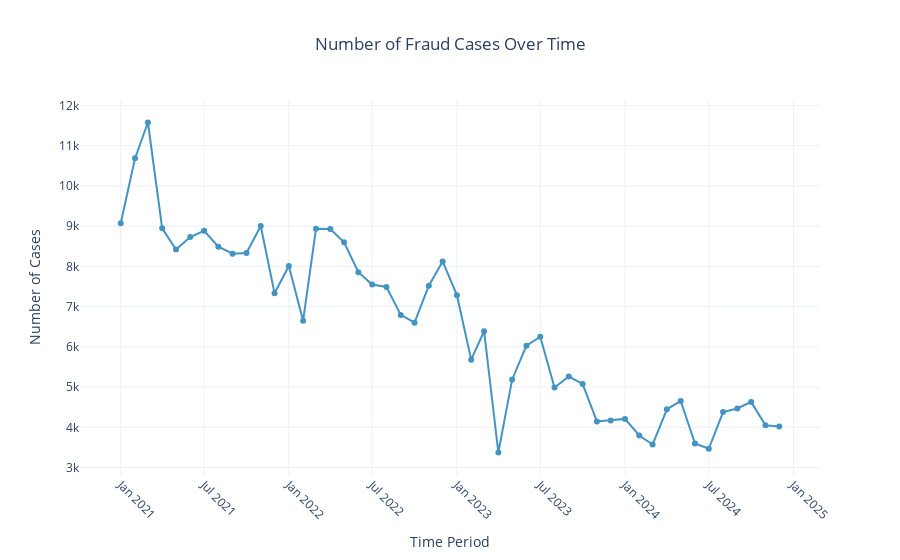

Source (notebook cell):
### Code cell
# 1. Number of fraud cases by year/month (Line Chart)
monthly_cases = df.groupby('YearMonth').size().reset_index()
monthly_cases.columns = ['YearMonth', 'Count']
monthly_cases['YearMonth'] = monthly_cases['YearMonth'].astype(str)

fig1 = go.Figure()

fig1.add_trace(go.Scatter(
    x=monthly_cases['YearMonth'],
    y=monthly_cases['Count'],
    mode='lines+markers',
    name='Number of Cases',
    line=dict(color='rgb(67, 147, 195)', width=2),
    marker=dict(size=6)
))

fig1.update_layout(
    title={
        'text': 'Number of Fraud Cases Over Time',
        'x': 0.5,
        'xanchor': 'center'
    },
    xaxis_title='Time Period',
    yaxis_title='Number of Cases',
    template='plotly_white',
    showlegend=False,
    plot_bgcolor='white',
    xaxis=dict(tickangle=45)
)

fig1.show()

### Figure 1 — Plotly figure (JSON) as saved in the notebook; plotly's stock layout.template omitted (floating-point values rounded to 4 significant figures)
{"data": [{"line": {"color": "rgb(67, 147, 195)", "width": 2}, "marker": {"size": 6}, "mode": "lines+markers", "name": "Number of Cases", "type": "scatter", "x": ["2021-01", "2021-02", "2021-03", "2021-04", "2021-05", "2021-06", "2021-07", "2021-08", "2021-09", "2021-10", "2021-11", "2021-12", "2022-01", "2022-02", "2022-03", "2022-04", "2022-05", "2022-06", "2022-07", "2022-08", "2022-09", "2022-10", "2022-11", "2022-12", "2023-01", "2023-02", "2023-03", "2023-04", "2023-05", "2023-06", "2023-07", "2023-08", "2023-09", "2023-10", "2023-11", "2023-12", "2024-01", "2024-02", "2024-03", "2024-04", "2024-05", "2024-06", "2024-07", "2024-08", "2024-09", "2024-10", "2024-11", "2024-12"], "y": [9071, 10687, 11576, 8945, 8420, 8730, 8885, 8488, 8314, 8332, 9002, 7332, 8008, 6648, 8934, 8928, 8600, 7856, 7551, 7489, 6794, 6601, 7520, 8124, 7284, 5682, 6388, 3374, 5190, 6030, 6251, 4991, 5262, 5078, 4146, 4171, 4209, 3797, 3572, 4448, 4655, 3598, 3467, 4378, 4469, 4632, 4049, 4020]}], "layout": {"plot_bgcolor": "white", "showlegend": false, "title": {"text": "Number of Fraud Cases Over Time", "x": 0.5, "xanchor": "center"}, "xaxis": {"tickangle": 45, "title": {"text": "Time Period"}}, "yaxis": {"title": {"text": "Number of Cases"}}}}
